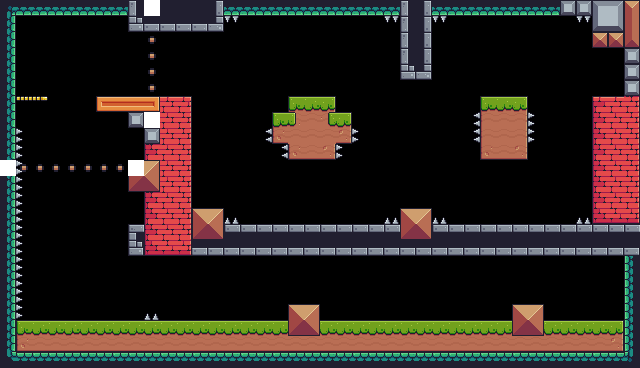

This is a level from a 2D game, rendered from its Tiled map with the project's own tilesets. A one-line summary and the map file follow, with tile-layer data summarised:
An orthogonal 40x23 tile map with 16x16 px tiles, 8 tile layers (Chain, StaticTiles, SpikeTilesRight, SpikeTilesLeft, ...), 4 tilesets and 61 objects (52x Strawberry, 2x Arrow, 2x H, Player, C, ...).

<map version="1.5" tiledversion="1.7.2" orientation="orthogonal" renderorder="right-down" width="40" height="23" tilewidth="16" tileheight="16" infinite="0" nextlayerid="24" nextobjectid="63">
 <tileset firstgid="1" source="TileSets/Terrain (16x16).tsx" />
 <tileset firstgid="243" source="TileSets/Player.tsx" />
 <tileset firstgid="244" source="TileSets/DamageTiles.tsx" />
 <tileset firstgid="256" source="TileSets/Fruits.tsx" />
 <layer id="4" name="Chain" width="40" height="23">
  <data>[920 cells, 11 non-empty, 1 distinct tile ids]</data>
 </layer>
 <layer id="1" name="StaticTiles" width="40" height="23">
  <data>[920 cells, 360 non-empty, 51 distinct tile ids]</data>
 </layer>
 <objectgroup id="18" name="Player">
  <object id="1" name="Player" gid="243" x="576" y="288" width="32" height="32" />
 </objectgroup>
 <objectgroup id="23" name="SpikeHead">
  <object id="62" name="SpikeHead" type="C" gid="252" x="432" y="64" width="54" height="52" />
 </objectgroup>
 <objectgroup id="22" name="Traps">
  <object id="59" name="Traps" type="Arrow" gid="245" x="64" y="224" width="18" height="18" />
  <object id="60" name="Traps" type="Arrow" gid="245" x="64" y="144" width="18" height="18" />
  <object id="61" name="Traps" type="Bounce" gid="246" x="58" y="320" width="28" height="28" />
 </objectgroup>
 <objectgroup id="20" name="RockHead">
  <object id="55" name="RockHead" type="H" gid="250" x="315" y="325" width="42" height="42" />
  <object id="56" name="RockHead" type="A" gid="250" x="235.688" y="53" width="42" height="42" />
 </objectgroup>
 <objectgroup id="21" name="Saw">
  <object id="57" name="Saw" type="H" gid="251" x="21.625" y="187.125" width="38" height="38" />
  <object id="58" name="Saw" type="V" gid="251" x="133.25" y="59.5" width="38" height="38" />
 </objectgroup>
 <layer id="13" name="SpikeTilesRight" width="40" height="23">
  <data>[920 cells, 16 non-empty, 1 distinct tile ids]</data>
 </layer>
 <layer id="14" name="SpikeTilesLeft" width="40" height="23">
  <data>[920 cells, 4 non-empty, 1 distinct tile ids]</data>
 </layer>
 <layer id="15" name="SpikeTilesBottom" width="40" height="23">
  <data>[920 cells, 5 non-empty, 1 distinct tile ids]</data>
 </layer>
 <layer id="16" name="SpikeTilesTop" width="40" height="23">
  <data>[920 cells, 4 non-empty, 1 distinct tile ids]</data>
 </layer>
 <layer id="9" name="BlockTiles" width="40" height="23">
  <data>[920 cells, 4 non-empty, 1 distinct tile ids]</data>
 </layer>
 <layer id="6" name="OnewayTiles" width="40" height="23">
  <data>[920 cells, 2 non-empty, 2 distinct tile ids]</data>
 </layer>
 <objectgroup id="19" name="Fruits">
  <object id="2" name="Fruits" type="Strawberry" gid="260" x="480" y="320" width="32" height="32" />
  <object id="3" name="Fruits" type="Strawberry" gid="260" x="464" y="304" width="32" height="32" />
  <object id="4" name="Fruits" type="Strawberry" gid="260" x="448" y="320" width="32" height="32" />
  <object id="5" name="Fruits" type="Strawberry" gid="260" x="432" y="304" width="32" height="32" />
  <object id="6" name="Fruits" type="Strawberry" gid="260" x="416" y="320" width="32" height="32" />
  <object id="7" name="Fruits" type="Strawberry" gid="260" x="400" y="304" width="32" height="32" />
  <object id="8" name="Fruits" type="Strawberry" gid="260" x="384" y="320" width="32" height="32" />
  <object id="9" name="Fruits" type="Strawberry" gid="260" x="368" y="304" width="32" height="32" />
  <object id="10" name="Fruits" type="Strawberry" gid="260" x="352" y="320" width="32" height="32" />
  <object id="11" name="Fruits" type="Strawberry" gid="260" x="256" y="304" width="32" height="32" />
  <object id="12" name="Fruits" type="Strawberry" gid="260" x="240" y="320" width="32" height="32" />
  <object id="13" name="Fruits" type="Strawberry" gid="260" x="224" y="304" width="32" height="32" />
  <object id="14" name="Fruits" type="Strawberry" gid="260" x="208" y="320" width="32" height="32" />
  <object id="15" name="Fruits" type="Strawberry" gid="260" x="192" y="304" width="32" height="32" />
  <object id="16" name="Fruits" type="Strawberry" gid="260" x="176" y="320" width="32" height="32" />
  <object id="17" name="Fruits" type="Strawberry" gid="260" x="160" y="304" width="32" height="32" />
  <object id="18" name="Fruits" type="Strawberry" gid="260" x="48" y="304" width="32" height="32" />
  <object id="19" name="Fruits" type="Strawberry" gid="260" x="64" y="288" width="32" height="32" />
  <object id="20" name="Fruits" type="Strawberry" gid="260" x="48" y="272" width="32" height="32" />
  <object id="21" name="Fruits" type="Strawberry" gid="260" x="64" y="256" width="32" height="32" />
  <object id="22" name="Fruits" type="Strawberry" gid="260" x="48" y="240" width="32" height="32" />
  <object id="23" name="Fruits" type="Strawberry" gid="260" x="16" y="96" width="32" height="32" />
  <object id="24" name="Fruits" type="Strawberry" gid="260" x="16" y="48" width="32" height="32" />
  <object id="25" name="Fruits" type="Strawberry" gid="260" x="96" y="48" width="32" height="32" />
  <object id="26" name="Fruits" type="Strawberry" gid="260" x="96" y="96" width="32" height="32" />
  <object id="27" name="Fruits" type="Strawberry" gid="260" x="192" y="192" width="32" height="32" />
  <object id="28" name="Fruits" type="Strawberry" gid="260" x="400" y="192" width="32" height="32" />
  <object id="29" name="Fruits" type="Strawberry" gid="260" x="400" y="208" width="32" height="32" />
  <object id="30" name="Fruits" type="Strawberry" gid="260" x="192" y="208" width="32" height="32" />
  <object id="31" name="Fruits" type="Strawberry" gid="260" x="256" y="112" width="32" height="32" />
  <object id="32" name="Fruits" type="Strawberry" gid="260" x="288" y="96" width="32" height="32" />
  <object id="33" name="Fruits" type="Strawberry" gid="260" x="288" y="80" width="32" height="32" />
  <object id="34" name="Fruits" type="Strawberry" gid="260" x="304" y="80" width="32" height="32" />
  <object id="35" name="Fruits" type="Strawberry" gid="260" x="304" y="96" width="32" height="32" />
  <object id="36" name="Fruits" type="Strawberry" gid="260" x="336" y="112" width="32" height="32" />
  <object id="37" name="Fruits" type="Strawberry" gid="260" x="288" y="208" width="32" height="32" />
  <object id="38" name="Fruits" type="Strawberry" gid="260" x="320" y="208" width="32" height="32" />
  <object id="39" name="Fruits" type="Strawberry" gid="260" x="336" y="224" width="32" height="32" />
  <object id="40" name="Fruits" type="Strawberry" gid="260" x="304" y="224" width="32" height="32" />
  <object id="41" name="Fruits" type="Strawberry" gid="260" x="272" y="224" width="32" height="32" />
  <object id="42" name="Fruits" type="Strawberry" gid="260" x="464" y="224" width="32" height="32" />
  <object id="43" name="Fruits" type="Strawberry" gid="260" x="480" y="208" width="32" height="32" />
  <object id="44" name="Fruits" type="Strawberry" gid="260" x="496" y="224" width="32" height="32" />
  <object id="45" name="Fruits" type="Strawberry" gid="260" x="512" y="208" width="32" height="32" />
  <object id="46" name="Fruits" type="Strawberry" gid="260" x="528" y="224" width="32" height="32" />
  <object id="47" name="Fruits" type="Strawberry" gid="260" x="448" y="112" width="32" height="32" />
  <object id="48" name="Fruits" type="Strawberry" gid="260" x="480" y="96" width="32" height="32" />
  <object id="49" name="Fruits" type="Strawberry" gid="260" x="480" y="80" width="32" height="32" />
  <object id="50" name="Fruits" type="Strawberry" gid="260" x="496" y="80" width="32" height="32" />
  <object id="51" name="Fruits" type="Strawberry" gid="260" x="496" y="96" width="32" height="32" />
  <object id="52" name="Fruits" type="Strawberry" gid="260" x="528" y="112" width="32" height="32" />
  <object id="53" name="Fruits" type="Strawberry" gid="260" x="592" y="80" width="32" height="32" />
 </objectgroup>
</map>
